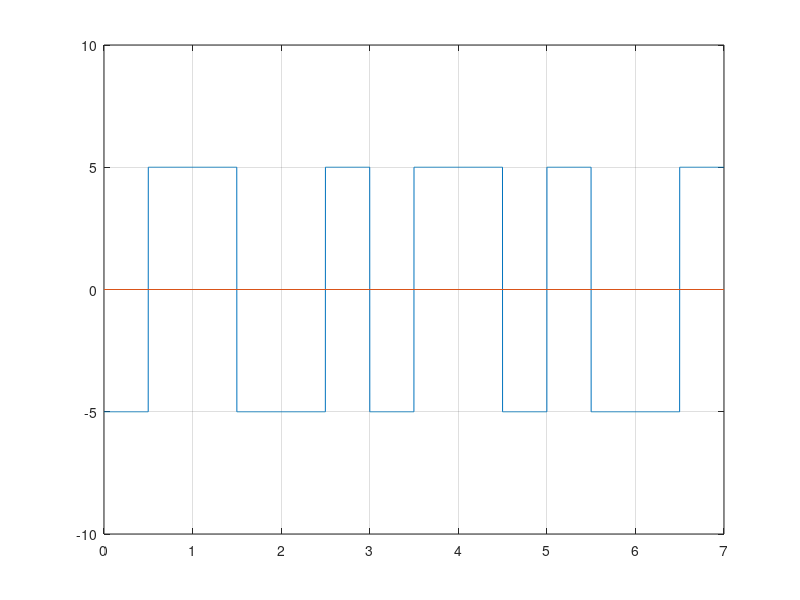

Reproduce this figure in MATLAB.
clc; #... Clear command line
clear all; #... Clear variables
close all; #... Clear figures

bits = [1 0 1 1 0 0 1];

#... Modulation
bitrate = 1;
voltage = 5;

sampling_rate = 1000;
sampling_time = 1/sampling_rate;

end_time = length(bits)/bitrate;
time = 0:sampling_time:end_time;

index = 1;

for i = 1:length(time)
    if bits(index) == 1
        modulation(i) = -voltage;
    else
        modulation(i) = voltage;
    endif
    if time(i)*bitrate >= index-(bitrate/2)
        modulation(i) = -modulation(i);
    endif
    if time(i)*bitrate >= index
        index = index+1;
    endif
endfor

plot(time, modulation);
axis([0 end_time -voltage-5 voltage+5]);
line([0 end_time], [0,0]);
grid on;

#... Demodulation
index = 1;

for i = 1:length(modulation)
    if modulation(i) == -voltage && time(i)*bitrate < index-(bitrate/2)
        demodultaion(index) = 1;
    endif
    if modulation(i) == voltage && time(i)*bitrate < index-(bitrate/2)
        demodultaion(index) = 0;
    endif
    if time(i)*bitrate >= index
        index = index+1;
    endif
endfor

disp(demodultaion);
